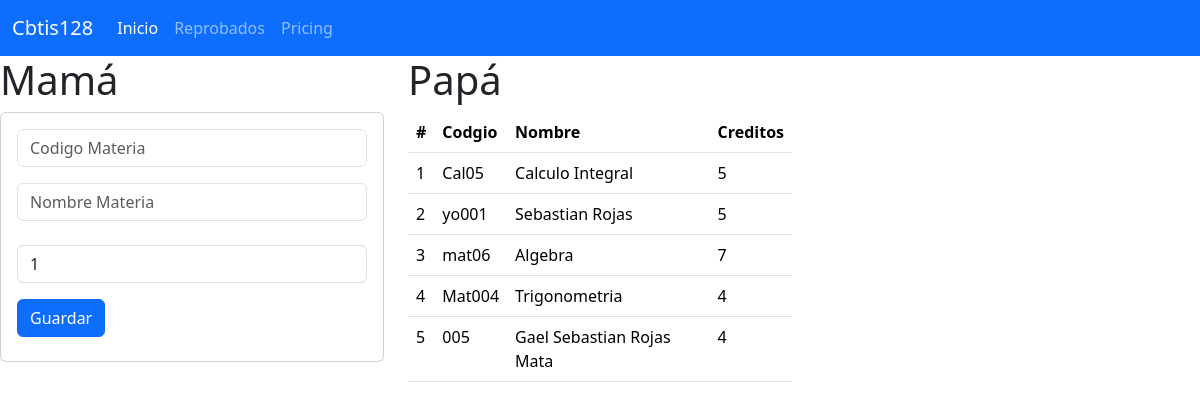
The page / on the database its author committed.
### materia_app/models.py (models this page shows, shortened)
class Materia(models.Model):
    codigo=models.CharField(primary_key=True, max_length=6)
    nombre=models.CharField(max_length=100)
    creditos=models.PositiveSmallIntegerField()

### materia_app/views.py (the view)
# urls.py: path('',views.inicio_vista,name="inicio_vista"),
def inicio_vista(request):
    lasmaterias=Materia.objects.all()
    return render(request,'gestionarMaterias.html',{"mismaterias":lasmaterias})

### materia_app/templates/gestionarMaterias.html (shortened to what this page needs)
{%extends "base.html"%}
{% block cuerpo%}
    <div class="row">
        <div class="col-sm-12 col-md-4 col-lg-4 col-xl-4">
            <h1>Mamá</h1>
            <div class="card">
              <div class="card-body">
                <form action="/registrarMateria/" method="POST">
                  <div class="form-group">
                  <input type="text" id="txtcodigo" name="txtcodigo" class="form-control" placeholder="Codigo Materia" minLenght="6" maxLenght="6" required>
                </div>
                <div class="form-group py-3">
                  <input type="text" id="txtnombre" name="txtnombre" class="form-control" placeholder="Nombre Materia"  maxLenght="100" required>
                </div>
                <div class="form-group py-2">
                  <input type="text" id="numcreditos" name="numcreditos" class="form-control" value="1" min="1" max="9" required>
                </div>
                <div class="form-group py-2">
                  <button type="submit" class="btn btn-primary">Guardar</button>
                </div>
                </form>
              </div>
            </div>
          </div>
        <div class="col-sm-12 col-md-4 col-lg-4 col-xl-4">
            <h1>Papá</h1>
        <div class="table-responsive">
            <table class="table">
                <thead>
                  <tr>
                    <th scope="col">#</th>
                    <th scope="col">Codgio</th>
                    <th scope="col">Nombre</th>
                    <th scope="col">Creditos</th>
                  </tr>
                </thead>
                <tbody>
                    {% for m in mismaterias%}
                      <tr>
                        <td>
                          {{forloop.counter}}
                        </td>
                        <td>{{m.codigo}}</td>
                        <td>{{m.nombre}}</td>
                        <td>{{m.creditos}}</td>
                      </tr>
                    {% endfor %}
                </tbody>
              </table>
        </div>
        </div>
    </div>
{%endblock%}

### materia_app/templates/base.html (shortened to what this page needs)
<!doctype html>
<html lang="en">
<head>
    <link href="https://cdn.jsdelivr.net/npm/bootstrap@5.3.3/dist/css/bootstrap.min.css" rel="stylesheet">
</head>
<body>
    <nav class="navbar navbar-expand-lg bg-primary" data-bs-theme="dark">
        <div class="container-fluid">
          <a class="navbar-brand" href="#">Cbtis128</a>
          <div class="collapse navbar-collapse" id="navbarNav">
            <ul class="navbar-nav">
              <li class="nav-item">
                <a class="nav-link active" aria-current="page" href="#">Inicio</a>
              </li>
              <li class="nav-item">
                <a class="nav-link" href="#">Reprobados</a>
              </li>
              <li class="nav-item">
                <a class="nav-link" href="#">Pricing</a>
              </li>
            </ul>
          </div>
        </div>
      </nav>
    {% block cuerpo%}
    {%endblock%}
</body>
</html>

### rows shown on the page
Materia: codigo "Cal05", nombre "Calculo Integral", creditos "5"
Materia: codigo "yo001", nombre "Sebastian Rojas", creditos "5"
Materia: codigo "mat06", nombre "Algebra", creditos "7"
Materia: codigo "Mat004", nombre "Trigonometria", creditos "4"
Materia: codigo "005", nombre "Gael Sebastian Rojas Mata", creditos "4"
